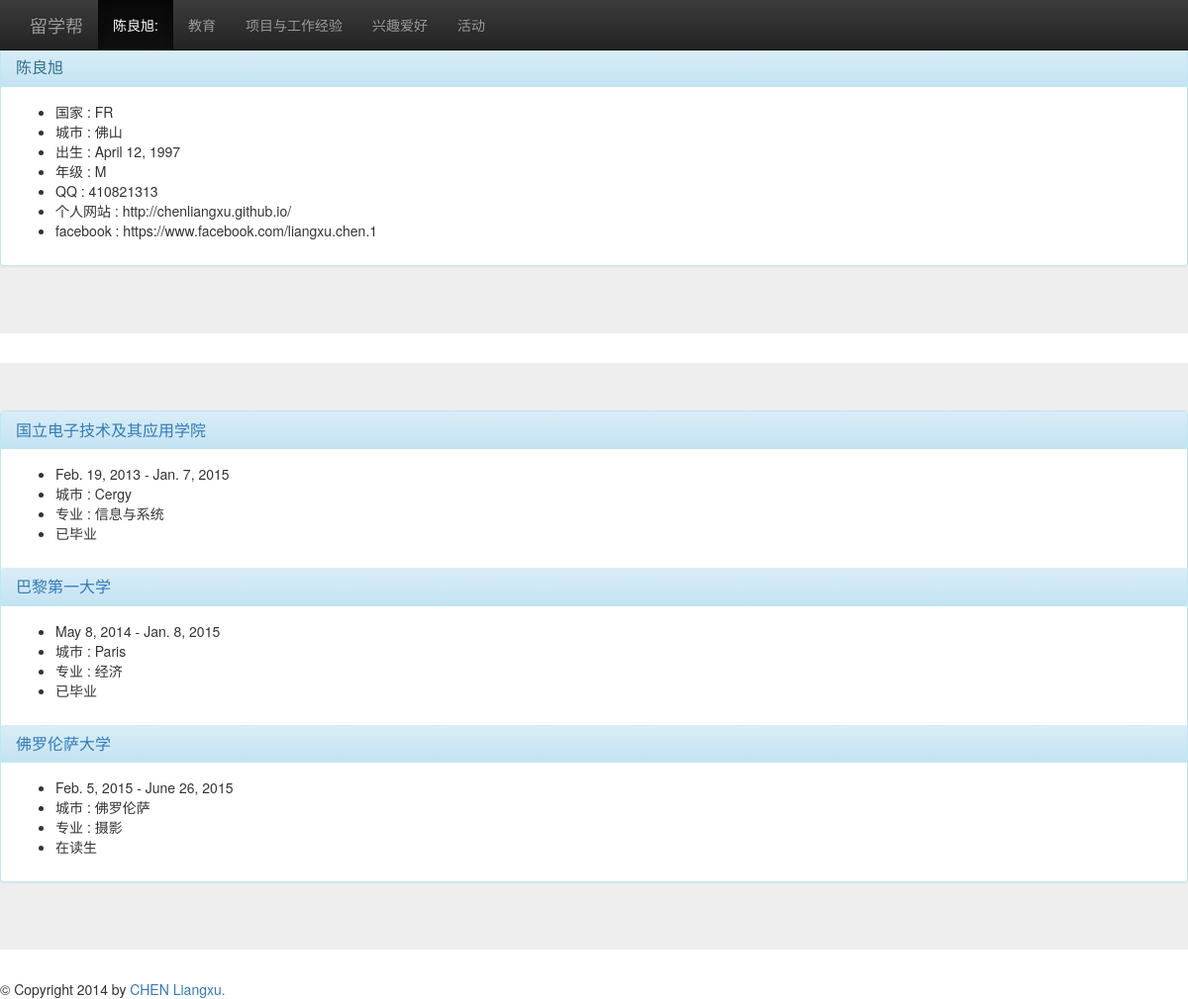
Page /student/1/ on the earlier database version.
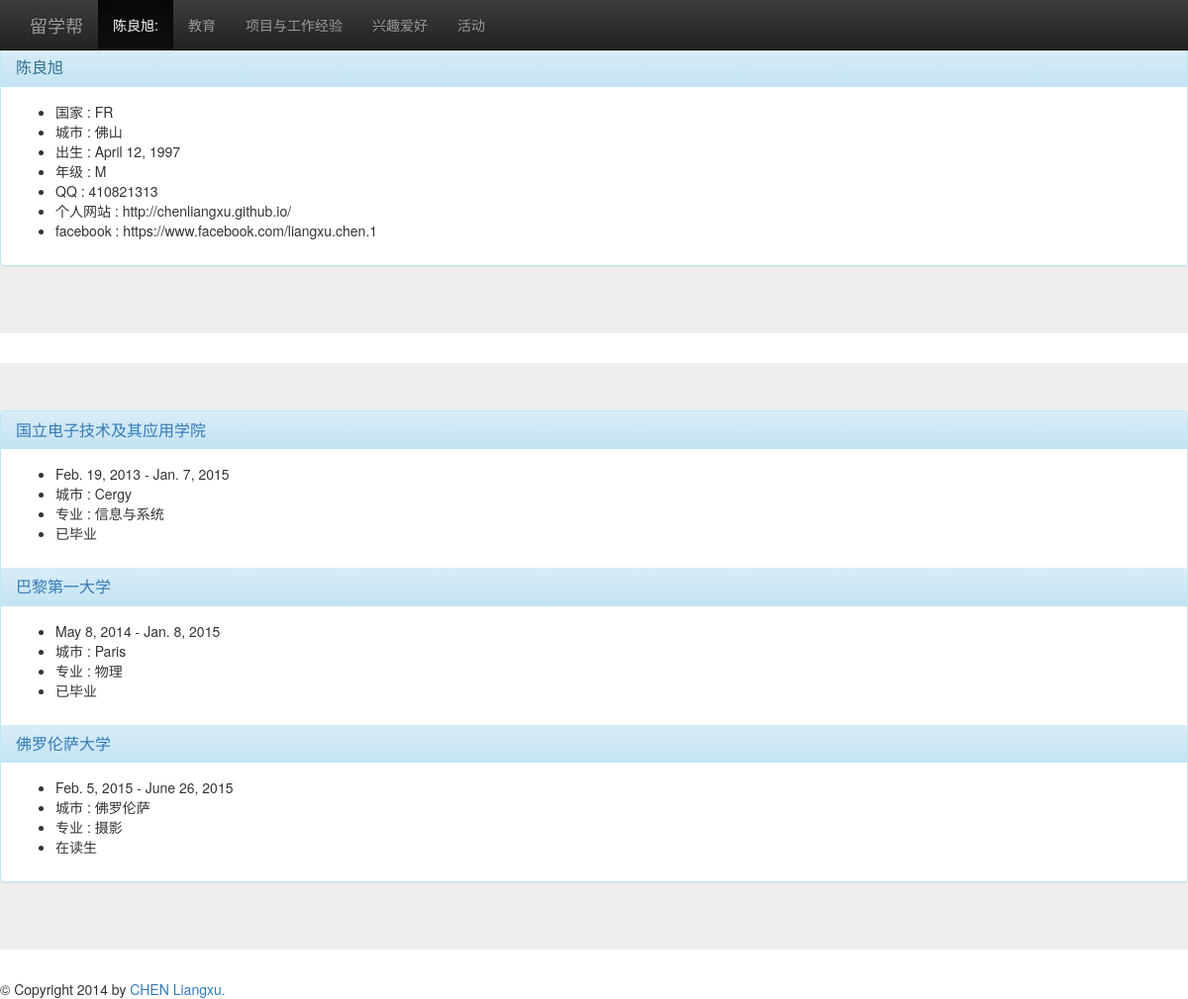
Same page on the later database version.
### student/models.py (models this page shows, shortened)
class Situation_school(models.Model):
    date_end = models.DateField(null=True)
    date_start = models.DateField()
    specialty = models.ForeignKey('Specialty')
    school = models.ForeignKey('School')
    student = models.ForeignKey('Student')
    is_end = models.BooleanField(default=True)
    is_pub = models.BooleanField(default=True)

class Specialty(models.Model):
    name_local = models.CharField(max_length=200)
    name_cn = models.CharField(max_length=200)
    detail = models.TextField()
    specialty_type = models.CharField(max_length=2,
                               choices=constant.SPECIALTY_TYPE_CHOICES,
                               null=True)

class School(models.Model):
    name_local = models.CharField(max_length=200, null=True)
    name_cn = models.CharField(max_length=200)
    adress = models.CharField(max_length=200, null=True)
    country = models.CharField(max_length=2,
                               choices=constant.COUNTRY_CHOICES,
                               null=True)
    city = models.CharField(max_length=50, null=True)
    code_postal = models.CharField(max_length=10, null=True)
    site = models.CharField(max_length=200, null=True)
    is_active = models.BooleanField(default=False)
    detail = models.TextField()

### student/views.py (the view)
# urls.py: url(r'^student/(?P<student_id>\d+)/$', 'student.views.student_detail', name='student_detail'),
def student_detail(request, student_id):
    content = {}
    student = get_object_or_404(Student, pk=student_id)
    if student:
        content['student'] = student
        situations = Situation_school.objects.filter(student=student_id)
        if situations:
            content['situations'] = situations
    return render(request, 'student_detail.html', content)

### student/templates/student_detail.html (shortened to what this page needs)
{% extends "base.html" %}
{% block nav %}
<div class="navbar-collapse collapse">
    <ul class="nav navbar-nav">
        <li class="active"><a href="#introduction">{{student.name_cn}}:</a></li>
        <li><a href="#education">教育</a></li>
        <li><a href="#experience">项目与工作经验</a></li>
        <li><a href="#hobby">兴趣爱好</a></li>
        <li><a href="#activity">活动</a></li>
    </ul>
</div>
{% endblock %}
{% block content %}
<div class="jumbotron" id="introduction">
	<div class="panel panel-info">
    <div class="panel-heading">
      <h3 class="panel-title">{{student.name_cn}}</h3>
    </div>
		<div class="panel-body">
		<ul>
			<li>国家 : {{student.country}}</li>
			<li>城市 : {{student.city}}</li>
			<li>出生 : {{student.date_naissance}}</li>
			<li>年级 : {{student.year_in_school}}</li>
			<li>QQ : {{student.qq_link}}</li>
			<li>个人网站 : {{student.site}}</li>
			<li>facebook : {{student.facebook_link}}</li>
		</ul>
		</div>
    </div>
</div>
{% if situations %}
<div class="jumbotron" id="education">
	<div class="panel panel-info">
		{% for situation in situations %}
      		<div class="panel-heading">
       			<a href="{% url 'school_detail' situation.school.id %}"><h3 class="panel-title">{{situation.school.name_cn}}</h3></a>
      		</div>
			<div class="panel-body">
				<ul>
					<li>{{situation.date_start}} - {{situation.date_end}}</li>
					<li>城市 : {{situation.school.city}}</li>
					<li>专业 : {{situation.specialty.name_cn}}</li>
					{% if situation.is_end %}
					<li>已毕业</li>
					{% else %}
					<li>在读生</li>
					{% endif %}
				</ul>
			</div>
     	{% endfor %}
    </div>
</div>
{% endif %}
{% endblock %}

Differences in the rows shown:
changed Situation_school "May 8, 2014": specialty.name_cn "经济" → "物理"
